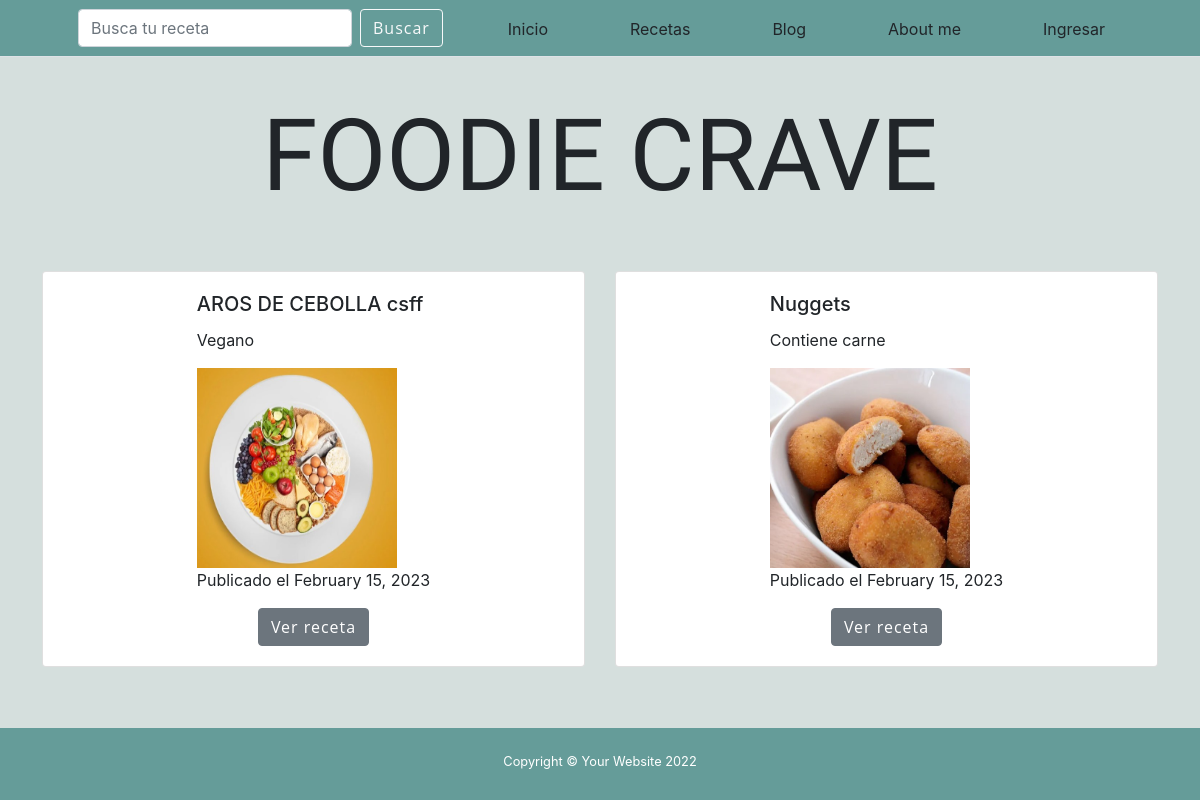
The app's page /, older data.
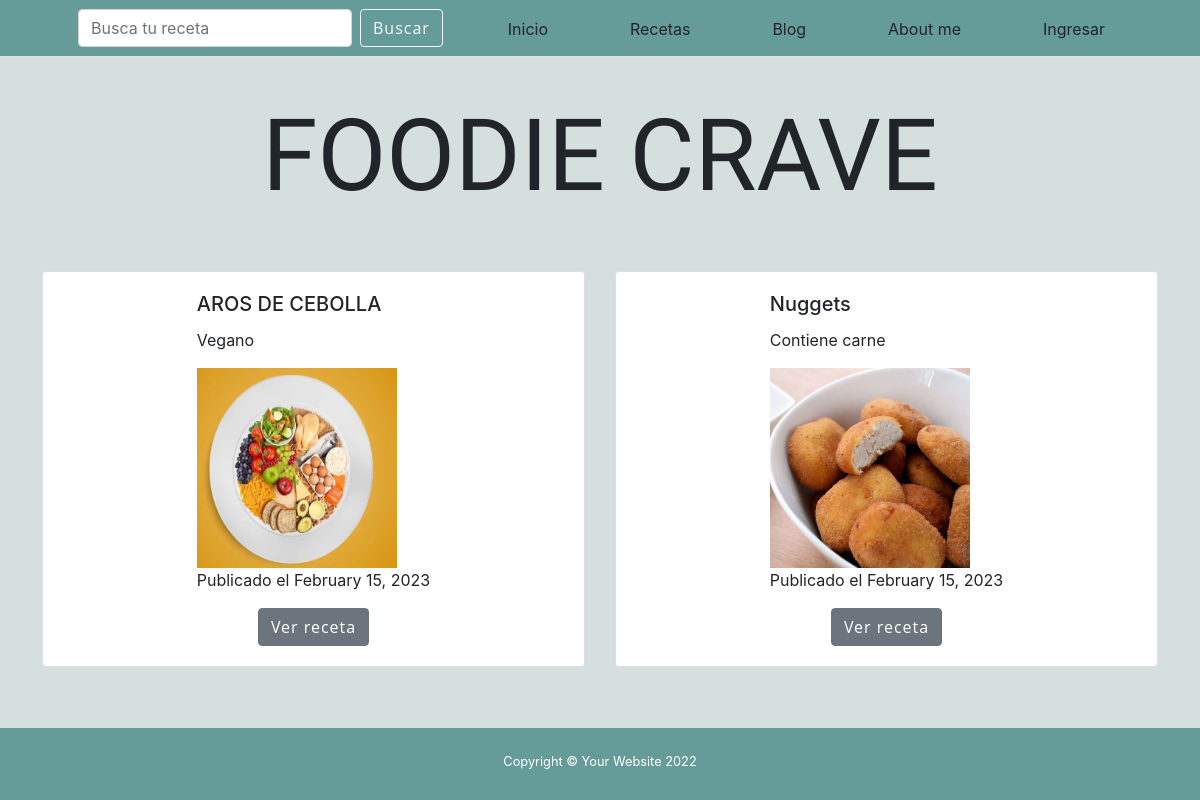
The same page, newer data.
### AppCoder/models.py (models this page shows, shortened)
class Recetas(models.Model):
    TIPO_OPCIONES = [
        (1, "Vegetariano"),
        (2, "Vegano"),
        (3, "Contiene carne"),
        (4, "Free Gluten")
    ]
    DIFICULTAD_OPCIONES= [
        (1,"Facil"),
        (2,"Media"),
        (3,"Dificil")
    ]
    nombre = models.CharField(max_length=40);
    tipo = models.IntegerField(null=False,blank=False,choices= TIPO_OPCIONES)
    tiempo =  models.IntegerField()
    dificultad = models.IntegerField(null=False,blank=False, choices= DIFICULTAD_OPCIONES)
    ingredientes = RichTextField()
    instrucciones = RichTextField()
    fecha = models.DateTimeField(auto_now_add=True)
    imagen = models.ImageField(null=True,blank=True, upload_to= "imagenes/")
    def get_tipo_display(self):
        for tipo in self.TIPO_OPCIONES:
            if self.tipo == tipo[0]:
                return tipo[1]
        return None

### AppCoder/views.py (the view)
# urls.py: path('', inicio ,name="Inicio"),
def inicio (request):
    ultimas_recetas = Recetas.objects.order_by('-fecha')[:2]
    ultimos_blogs = Blog.objects.order_by('-fecha')[:2]
    context = {
        'ultimas_recetas': ultimas_recetas,
        'ultimos_blogs': ultimos_blogs
    }
    if request.user.is_authenticated:
        avatar = obtener_avatar(request)
        context['avatar'] = avatar
    return render(request, 'AppCoder/inicio.html', context)

### AppCoder/templates/AppCoder/inicio.html (shortened to what this page needs)
{% extends 'AppCoder/padre.html' %}
{% load static %}
{% block contenidoQueCambia %}
<div class="container">
	<div class="row">
		<div id="carouselExampleControls" class="carousel slide" data-bs-ride="carousel">
			<div class="carousel-inner">
				<div class="carousel-item active">
					<div class="row">
						{% for receta in ultimas_recetas %}
						<div class="col-md-6">
							<div class="card" style="place-items: center;">
								<div class="card-body">
									<h5 class="card-title">{{ receta.nombre }}</h5>
									<p class="card-text">{{ receta.get_tipo_display }}</p>
									<img src="{{ receta.imagen.url }}" alt="{{ recetas.nombre }}" style="height:200px;width: 200px;">
									<p class="card-text">Publicado el {{ receta.fecha|date:"F j, Y" }}</p>
									<div class="d-flex justify-content-center align-items-center">
										<a href="{% url 'RecetasDetalles' receta.id %}" class="btn btn-secondary mx-auto">Ver
											receta</a>
									</div>
								</div>
							</div>
						</div>
						{% endfor %}
					</div>
				</div>
			</div>
		</div>
	</div>
	<div class="row">
		<button class="carousel-control-prev" type="button" data-bs-target="#carouselExampleControls" data-bs-slide="prev">
			<span class="carousel-control-prev-icon" aria-hidden="true"></span>
		</button>
		<button class="carousel-control-next" type="button" data-bs-target="#carouselExampleControls" data-bs-slide="next">
			<span class="carousel-control-next-icon" aria-hidden="true"></span>
		</button>
	</div>
</div>
{% endblock %}

Row changes from the older to the newer data that the page shows:
changed Recetas "Vegano": nombre "AROS DE CEBOLLA csff" → "AROS DE CEBOLLA"
